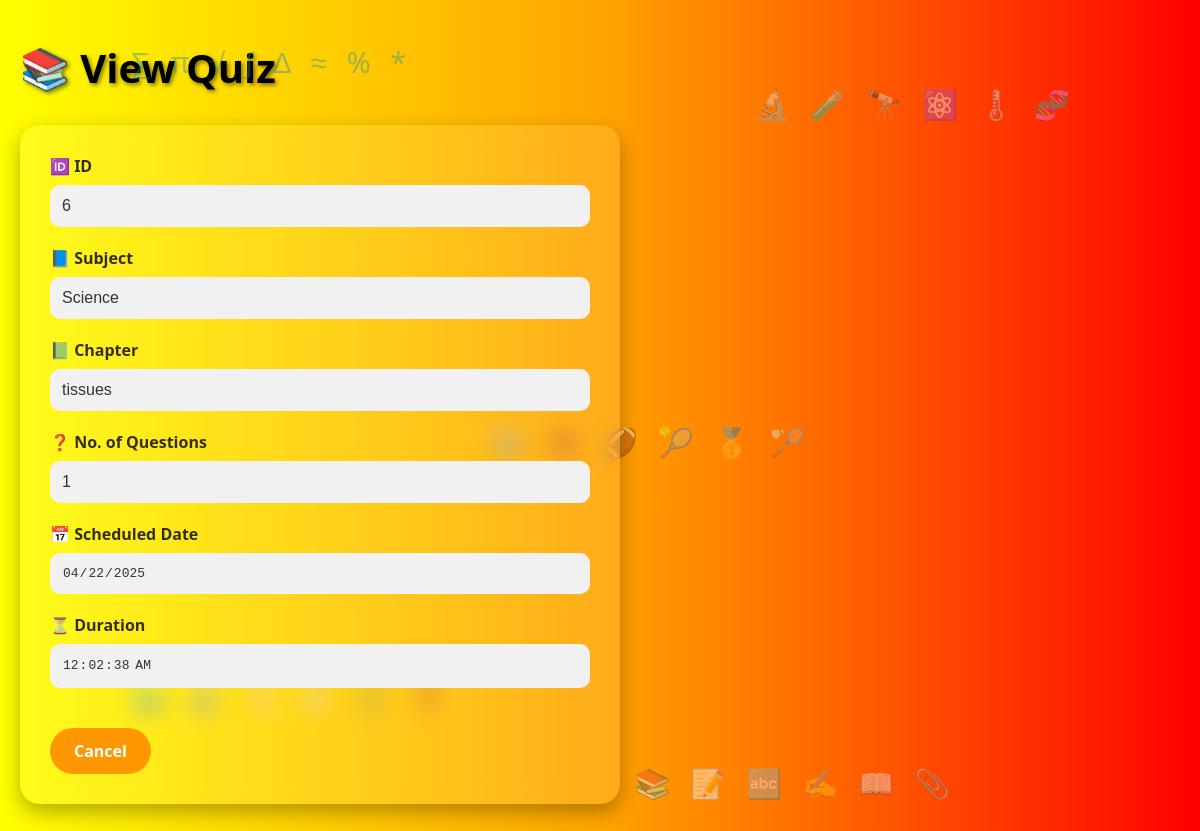
The page /viewQuiz/6 (signed in) on the database its author committed.
### app.py (models this page shows)
class Quiz(db.Model):
    __tablename__ = 'quiz'
    quiz_id = db.Column(db.Integer, autoincrement=True, primary_key=True)
    title = db.Column(db.String(20), unique=True, nullable=False)
    date_quiz=db.Column(db.Date, nullable=False)
    time_dur=db.Column(db.Time, nullable=False)
    remarks = db.Column(db.String(50), nullable=False)
    chap_id = db.Column(db.Integer, db.ForeignKey("chapter.chap_id", ondelete="CASCADE"), nullable=False)
    questions = db.relationship("Question", backref='quiz', lazy=True, cascade="all, delete")

class Subject(db.Model):
    __tablename__ = 'subject'
    sub_id = db.Column(db.Integer, autoincrement=True, primary_key=True)
    sub_name = db.Column(db.String(20), unique=True, nullable=False)
    desc = db.Column(db.String(50))
    chapters = db.relationship("Chapter", backref='subject', lazy=True, cascade="all, delete")

class Chapter(db.Model):
    __tablename__ = 'chapter'
    chap_id = db.Column(db.Integer, autoincrement=True, primary_key=True)
    chap_name = db.Column(db.String(20), unique=True, nullable=False)
    standard = db.Column(db.Integer, nullable=False)
    desc = db.Column(db.String(50))
    sub_id = db.Column(db.Integer, db.ForeignKey("subject.sub_id", ondelete="CASCADE"), nullable=False)
    quizzes = db.relationship("Quiz", backref='chapter', lazy=True, cascade="all, delete")
    tutorials = db.relationship("Tutorials", backref='chapter', lazy=True, cascade="all, delete")

### app.py (the view)
@app.route('/viewQuiz/<int:quiz_id>')
def view_quiz(quiz_id):
    u_id=session.get('u_id')
    admin_or_not=User.query.get(u_id).admin
    quiz=Quiz.query.get(quiz_id)
    if not quiz:
        flash("Quiz not found!","danger")
    return render_template('viewQuiz.html',quiz=quiz, admin=admin_or_not)

### app.py (called while the page is built)
@app.before_request
def create_tables():
    db.create_all()
    if not User.query.filter_by(email="Admin12@gmail.com").first():
        admin=User(name="Admin", email="Admin12@gmail.com", password=generate_password_hash("Silvia06@10"), std=0, dob=datetime.strptime("2006-06-01", "%Y-%m-%d").date(),admin=True)
        db.session.add(admin)
        db.session.commit()

### templates/viewQuiz.html (shortened to what this page needs)
<!DOCTYPE html>
<html lang="en">
<head>
</head>
<body>
  <div class="symbol-circle math">
    <span>∑</span><span>π</span><span>√</span><span>∫</span><span>∆</span><span>≈</span><span>%</span><span>*</span>
  </div>
  <div class="symbol-circle science">
    <span>🔬</span><span>🧪</span><span>🔭</span><span>⚛️</span><span>🌡️</span><span>🧬</span>
  </div>
  <div class="symbol-circle social">
    <span>🌍</span><span>🏛️</span><span>📜</span><span>🧭</span><span>⚖️</span><span>🏺</span>
  </div>
  <div class="symbol-circle english">
    <span>📚</span><span>📝</span><span>🔤</span><span>✍️</span><span>📖</span><span>📎</span>
  </div>
  <div class="symbol-circle sports">
    <span>⚽</span><span>🏀</span><span>🏈</span><span>🎾</span><span>🥇</span><span>🏸</span>
  </div>
  <div class="math-theme">
    <h3 class="strong text-center">📚 View Quiz</h3>
  </div>
  <div class="card">
    <form id="viewQuizForm" action="{{ url_for('view_quiz', quiz_id=quiz.quiz_id) }}" method="POST">
      <div class="form-group">
        <label for="qID">🆔 ID</label>
        <input type="number" id="qID" name="qID" value="{{ quiz.quiz_id}}" readonly required />
      </div>
      <div class="form-group">
        <label for="sub">📘 Subject</label>
        <input type="text" id="sub" name="sub" value="{{quiz.chapter.subject.sub_name}}" readonly required />
      </div>
      <div class="form-group">
        <label for="chap">📗 Chapter</label>
        <input type="text" id="chap" name="chap" value="{{quiz.chapter.chap_name}}" readonly required />
      </div>
      <div class="form-group">
        <label for="ques">❓ No. of Questions</label>
        <input type="number" id="ques" name="ques" value="{{quiz.questions|length}}" readonly required />
      </div>
      <div class="form-group">
        <label for="dat">📅 Scheduled Date</label>
        <input type="date" id="dat" name="dat" value="{{quiz.date_quiz}}" readonly required />
      </div>
      <div class="form-group">
        <label for="dur">⏳ Duration</label>
        <input type="time" step="1" id="dur" name="dur" value="{{quiz.time_dur}}" readonly required />
      </div>
      {% if not admin %}
        <a href="{{ url_for('upquiz')}}" class="btn-secondary">Cancel</a>
      {% endif %}
    </form>
  </div>
</body>
</html>

### templates/viewQuiz.html (style rules this page uses)
* { box-sizing: border-box; margin: 0; padding: 0; }
body { font-family: 'Segoe UI', Tahoma, Geneva, Verdana, sans-serif; background: linear-gradient(to right, yellow, orange, red); color: #fff; min-height: 100vh; padding: 40px 20px; animation: fadeIn 1s ease-in-out; position: relative; overflow-y: auto; display: block; }
h3 { font-size: 2.5em; margin-bottom: 30px; text-shadow: 2px 2px 4px rgba(0,0,0,0.5); font-weight: bold; color: black; }
.card { background: rgba(255, 255, 255, 0.1); border-radius: 20px; box-shadow: 0 8px 20px rgba(0, 0, 0, 0.3); padding: 30px; width: 100%; max-width: 600px; backdrop-filter: blur(10px); animation: slideUp 0.8s ease-out; }
.form-group { margin-bottom: 20px; animation: fadeIn 0.8s ease-in-out; }
label { display: block; font-weight: bold; margin-bottom: 8px; color: #342e19; }
input { width: 100%; padding: 12px; border-radius: 10px; border: none; background: rgba(255, 255, 255, 0.85); color: #333; font-size: 1em; }
input[readonly] { background-color: #f1f1f1; }
.btn-secondary { display: inline-block; margin-top: 20px; padding: 12px 24px; background-color: #ff9800; color: #fff; font-weight: bold; border: none; border-radius: 30px; cursor: pointer; transition: background-color 0.3s ease; text-decoration: none; }
.symbol-circle { position:fixed; font-size: 1.8em; color: rgba(27, 135, 182, 0.4); animation: rotate 20s linear infinite; }
.symbol-circle span { display: inline-block; margin: 0 10px; animation: float 6s ease-in-out infinite; }
.math { top: 5%; left: 10%; }
.science { top: 10%; right: 10%; }
.social { bottom: 15%; left: 10%; }
.english { bottom: 5%; right: 20%; }
.sports { top: 50%; left: 40%; }

### rows shown on the page
Quiz: qID "6", dat "04/22/2025", dur "00:02:38"
Subject: sub "Science"
Chapter: chap "tissues"
